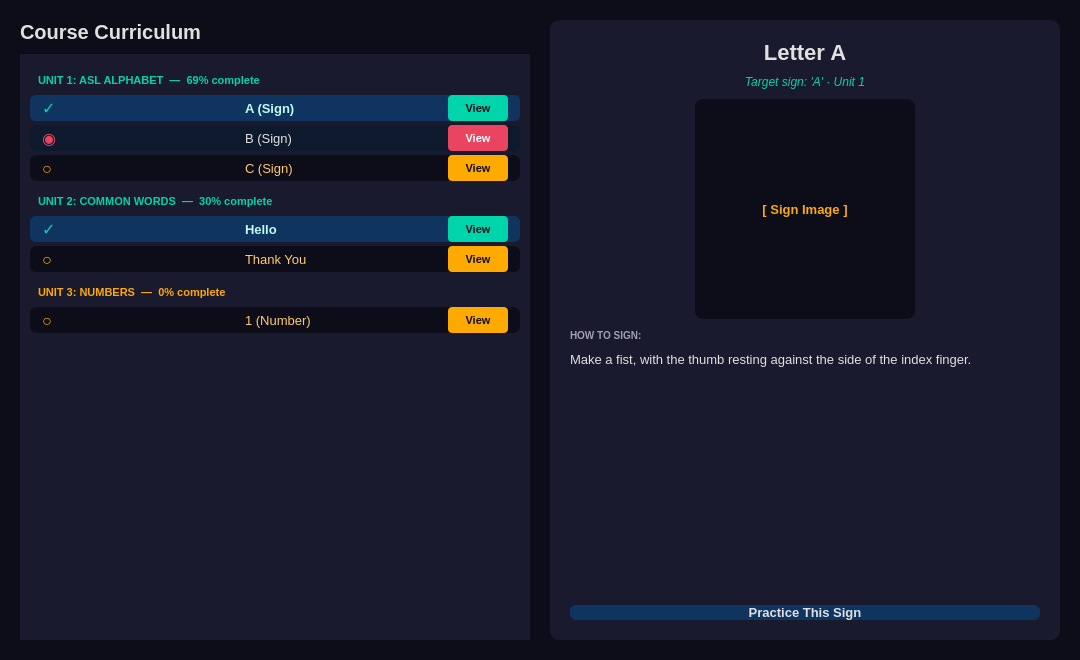
<?xml version='1.0' encoding='utf-8'?>
<ui version="4.0">
 <class>LearnScreen</class>
 <widget class="QWidget" name="pageLearn">
  <property name="geometry">
   <rect>
    <x>0</x>
    <y>0</y>
    <width>1080</width>
    <height>660</height>
   </rect>
  </property>
  <property name="styleSheet">
   <string>QWidget { background-color: #0d0d1a; }</string>
  </property>
  <layout class="QHBoxLayout" name="learnMainLayout">
   <property name="leftMargin">
    <number>20</number>
   </property>
   <property name="topMargin">
    <number>20</number>
   </property>
   <property name="rightMargin">
    <number>20</number>
   </property>
   <property name="bottomMargin">
    <number>20</number>
   </property>
   <property name="spacing">
    <number>20</number>
   </property>
   <item>
    <layout class="QVBoxLayout" name="learnLeftLayout">
     <property name="spacing">
      <number>10</number>
     </property>
     <item>
      <widget class="QLabel" name="learnTitleLabel">
       <property name="text">
        <string>Course Curriculum</string>
       </property>
       <property name="styleSheet">
        <string>QLabel { color: #e0e0e0; font-size: 20px; font-weight: bold; }</string>
       </property>
      </widget>
     </item>
     <item>
      <widget class="QScrollArea" name="learnScrollArea">
       <property name="widgetResizable">
        <bool>true</bool>
       </property>
       <property name="styleSheet">
        <string>QScrollArea { background-color: #1a1a2e; border-radius: 10px; border: none; } QScrollBar:vertical { background: #0d0d1a; width: 8px; border-radius: 4px; } QScrollBar::handle:vertical { background: #0f3460; border-radius: 4px; }</string>
       </property>
       <widget class="QWidget" name="learnScrollContents">
        <property name="styleSheet">
         <string>QWidget { background-color: #1a1a2e; }</string>
        </property>
        <layout class="QVBoxLayout" name="learnScrollLayout">
         <property name="leftMargin">
          <number>10</number>
         </property>
         <property name="topMargin">
          <number>10</number>
         </property>
         <property name="rightMargin">
          <number>10</number>
         </property>
         <property name="bottomMargin">
          <number>10</number>
         </property>
         <property name="spacing">
          <number>4</number>
         </property>
         <item>
          <widget class="QLabel" name="learnUnit1Header">
           <property name="text">
            <string>UNIT 1: ASL ALPHABET  —  69% complete</string>
           </property>
           <property name="styleSheet">
            <string>QLabel { color: #00d4aa; font-size: 11px; font-weight: bold; background: transparent; padding: 10px 5px 4px 5px; }</string>
           </property>
          </widget>
         </item>
         <item>
          <widget class="QFrame" name="learnLessonRowDone">
           <property name="minimumHeight">
            <number>45</number>
           </property>
           <property name="maximumHeight">
            <number>45</number>
           </property>
           <property name="styleSheet">
            <string>QFrame { background-color: #0f3460; border-radius: 6px; }</string>
           </property>
           <layout class="QHBoxLayout">
            <property name="leftMargin">
             <number>12</number>
            </property>
            <property name="topMargin">
             <number>0</number>
            </property>
            <property name="rightMargin">
             <number>12</number>
            </property>
            <property name="bottomMargin">
             <number>0</number>
            </property>
            <property name="spacing">
             <number>10</number>
            </property>
            <item>
             <widget class="QLabel" name="learnDoneStatusLabel">
              <property name="text">
               <string>✓</string>
              </property>
              <property name="styleSheet">
               <string>QLabel { color: #00d4aa; font-size: 16px; font-weight: bold; background: transparent; }</string>
              </property>
              <property name="maximumWidth">
               <number>24</number>
              </property>
             </widget>
            </item>
            <item>
             <widget class="QLabel" name="learnDoneNameLabel">
              <property name="text">
               <string>A (Sign)</string>
              </property>
              <property name="styleSheet">
               <string>QLabel { color: #c0faf0; font-size: 13px; font-weight: bold; background: transparent; }</string>
              </property>
             </widget>
            </item>
            <item>
             <widget class="QPushButton" name="learnDoneViewBtn">
              <property name="text">
               <string>View</string>
              </property>
              <property name="minimumSize">
               <size>
                <width>60</width>
                <height>26</height>
               </size>
              </property>
              <property name="maximumSize">
               <size>
                <width>60</width>
                <height>26</height>
               </size>
              </property>
              <property name="styleSheet">
               <string>QPushButton { background-color: #00d4aa; color: #0d0d1a; border: none; border-radius: 4px; font-size: 11px; font-weight: bold; } QPushButton:hover { background-color: #e94560; color: white; }</string>
              </property>
             </widget>
            </item>
           </layout>
          </widget>
         </item>
         <item>
          <widget class="QFrame" name="learnLessonRowInProgress">
           <property name="minimumHeight">
            <number>45</number>
           </property>
           <property name="maximumHeight">
            <number>45</number>
           </property>
           <property name="styleSheet">
            <string>QFrame { background-color: #0d1a2e; border-radius: 6px; }</string>
           </property>
           <layout class="QHBoxLayout">
            <property name="leftMargin">
             <number>12</number>
            </property>
            <property name="topMargin">
             <number>0</number>
            </property>
            <property name="rightMargin">
             <number>12</number>
            </property>
            <property name="bottomMargin">
             <number>0</number>
            </property>
            <property name="spacing">
             <number>10</number>
            </property>
            <item>
             <widget class="QLabel" name="learnProgressStatusLabel">
              <property name="text">
               <string>◉</string>
              </property>
              <property name="styleSheet">
               <string>QLabel { color: #e94560; font-size: 16px; font-weight: bold; background: transparent; }</string>
              </property>
              <property name="maximumWidth">
               <number>24</number>
              </property>
             </widget>
            </item>
            <item>
             <widget class="QLabel" name="learnProgressNameLabel">
              <property name="text">
               <string>B (Sign)</string>
              </property>
              <property name="styleSheet">
               <string>QLabel { color: #e0e0e0; font-size: 13px; background: transparent; }</string>
              </property>
             </widget>
            </item>
            <item>
             <widget class="QPushButton" name="learnProgressViewBtn">
              <property name="text">
               <string>View</string>
              </property>
              <property name="minimumSize">
               <size>
                <width>60</width>
                <height>26</height>
               </size>
              </property>
              <property name="maximumSize">
               <size>
                <width>60</width>
                <height>26</height>
               </size>
              </property>
              <property name="styleSheet">
               <string>QPushButton { background-color: #e94560; color: white; border: none; border-radius: 4px; font-size: 11px; font-weight: bold; } QPushButton:hover { background-color: #e94560; color: white; }</string>
              </property>
             </widget>
            </item>
           </layout>
          </widget>
         </item>
         <item>
          <widget class="QFrame" name="learnLessonRowNew">
           <property name="minimumHeight">
            <number>45</number>
           </property>
           <property name="maximumHeight">
            <number>45</number>
           </property>
           <property name="styleSheet">
            <string>QFrame { background-color: #0d0d1a; border-radius: 6px; }</string>
           </property>
           <layout class="QHBoxLayout">
            <property name="leftMargin">
             <number>12</number>
            </property>
            <property name="topMargin">
             <number>0</number>
            </property>
            <property name="rightMargin">
             <number>12</number>
            </property>
            <property name="bottomMargin">
             <number>0</number>
            </property>
            <property name="spacing">
             <number>10</number>
            </property>
            <item>
             <widget class="QLabel" name="learnNewStatusLabel">
              <property name="text">
               <string>○</string>
              </property>
              <property name="styleSheet">
               <string>QLabel { color: #ffaa00; font-size: 16px; font-weight: bold; background: transparent; }</string>
              </property>
              <property name="maximumWidth">
               <number>24</number>
              </property>
             </widget>
            </item>
            <item>
             <widget class="QLabel" name="learnNewNameLabel">
              <property name="text">
               <string>C (Sign)</string>
              </property>
              <property name="styleSheet">
               <string>QLabel { color: #ffcc66; font-size: 13px; background: transparent; }</string>
              </property>
             </widget>
            </item>
            <item>
             <widget class="QPushButton" name="learnNewViewBtn">
              <property name="text">
               <string>View</string>
              </property>
              <property name="minimumSize">
               <size>
                <width>60</width>
                <height>26</height>
               </size>
              </property>
              <property name="maximumSize">
               <size>
                <width>60</width>
                <height>26</height>
               </size>
              </property>
              <property name="styleSheet">
               <string>QPushButton { background-color: #ffaa00; color: #0d0d1a; border: none; border-radius: 4px; font-size: 11px; font-weight: bold; } QPushButton:hover { background-color: #e94560; color: white; }</string>
              </property>
             </widget>
            </item>
           </layout>
          </widget>
         </item>
         <item>
          <widget class="QLabel" name="learnUnit2Header">
           <property name="text">
            <string>UNIT 2: COMMON WORDS  —  30% complete</string>
           </property>
           <property name="styleSheet">
            <string>QLabel { color: #00d4aa; font-size: 11px; font-weight: bold; background: transparent; padding: 10px 5px 4px 5px; }</string>
           </property>
          </widget>
         </item>
         <item>
          <widget class="QFrame" name="learnUnit2Row1">
           <property name="minimumHeight">
            <number>45</number>
           </property>
           <property name="maximumHeight">
            <number>45</number>
           </property>
           <property name="styleSheet">
            <string>QFrame { background-color: #0f3460; border-radius: 6px; }</string>
           </property>
           <layout class="QHBoxLayout">
            <property name="leftMargin"><number>12</number></property>
            <property name="topMargin"><number>0</number></property>
            <property name="rightMargin"><number>12</number></property>
            <property name="bottomMargin"><number>0</number></property>
            <property name="spacing"><number>10</number></property>
            <item>
             <widget class="QLabel" name="learnUnit2Row1StatusLabel">
              <property name="text"><string>✓</string></property>
              <property name="styleSheet"><string>QLabel { color: #00d4aa; font-size: 16px; font-weight: bold; background: transparent; }</string></property>
              <property name="maximumWidth"><number>24</number></property>
             </widget>
            </item>
            <item>
             <widget class="QLabel" name="learnUnit2Row1NameLabel">
              <property name="text"><string>Hello</string></property>
              <property name="styleSheet"><string>QLabel { color: #c0faf0; font-size: 13px; font-weight: bold; background: transparent; }</string></property>
             </widget>
            </item>
            <item>
             <widget class="QPushButton" name="learnUnit2Row1ViewBtn">
              <property name="text"><string>View</string></property>
              <property name="minimumSize"><size><width>60</width><height>26</height></size></property>
              <property name="maximumSize"><size><width>60</width><height>26</height></size></property>
              <property name="styleSheet"><string>QPushButton { background-color: #00d4aa; color: #0d0d1a; border: none; border-radius: 4px; font-size: 11px; font-weight: bold; } QPushButton:hover { background-color: #e94560; color: white; }</string></property>
             </widget>
            </item>
           </layout>
          </widget>
         </item>
         <item>
          <widget class="QFrame" name="learnUnit2Row2">
           <property name="minimumHeight">
            <number>45</number>
           </property>
           <property name="maximumHeight">
            <number>45</number>
           </property>
           <property name="styleSheet">
            <string>QFrame { background-color: #0d0d1a; border-radius: 6px; }</string>
           </property>
           <layout class="QHBoxLayout">
            <property name="leftMargin"><number>12</number></property>
            <property name="topMargin"><number>0</number></property>
            <property name="rightMargin"><number>12</number></property>
            <property name="bottomMargin"><number>0</number></property>
            <property name="spacing"><number>10</number></property>
            <item>
             <widget class="QLabel" name="learnUnit2Row2StatusLabel">
              <property name="text"><string>○</string></property>
              <property name="styleSheet"><string>QLabel { color: #ffaa00; font-size: 16px; font-weight: bold; background: transparent; }</string></property>
              <property name="maximumWidth"><number>24</number></property>
             </widget>
            </item>
            <item>
             <widget class="QLabel" name="learnUnit2Row2NameLabel">
              <property name="text"><string>Thank You</string></property>
              <property name="styleSheet"><string>QLabel { color: #ffcc66; font-size: 13px; background: transparent; }</string></property>
             </widget>
            </item>
            <item>
             <widget class="QPushButton" name="learnUnit2Row2ViewBtn">
              <property name="text"><string>View</string></property>
              <property name="minimumSize"><size><width>60</width><height>26</height></size></property>
              <property name="maximumSize"><size><width>60</width><height>26</height></size></property>
              <property name="styleSheet"><string>QPushButton { background-color: #ffaa00; color: #0d0d1a; border: none; border-radius: 4px; font-size: 11px; font-weight: bold; } QPushButton:hover { background-color: #e94560; color: white; }</string></property>
             </widget>
            </item>
           </layout>
          </widget>
         </item>
         <item>
          <widget class="QLabel" name="learnUnit3Header">
           <property name="text">
            <string>UNIT 3: NUMBERS  —  0% complete</string>
           </property>
           <property name="styleSheet">
            <string>QLabel { color: #ffaa00; font-size: 11px; font-weight: bold; background: transparent; padding: 10px 5px 4px 5px; }</string>
           </property>
          </widget>
         </item>
         <item>
          <widget class="QFrame" name="learnUnit3Row1">
           <property name="minimumHeight">
            <number>45</number>
           </property>
           <property name="maximumHeight">
            <number>45</number>
           </property>
           <property name="styleSheet">
            <string>QFrame { background-color: #0d0d1a; border-radius: 6px; }</string>
           </property>
           <layout class="QHBoxLayout">
            <property name="leftMargin"><number>12</number></property>
            <property name="topMargin"><number>0</number></property>
            <property name="rightMargin"><number>12</number></property>
            <property name="bottomMargin"><number>0</number></property>
            <property name="spacing"><number>10</number></property>
            <item>
             <widget class="QLabel" name="learnUnit3Row1StatusLabel">
              <property name="text"><string>○</string></property>
              <property name="styleSheet"><string>QLabel { color: #ffaa00; font-size: 16px; font-weight: bold; background: transparent; }</string></property>
              <property name="maximumWidth"><number>24</number></property>
             </widget>
            </item>
            <item>
             <widget class="QLabel" name="learnUnit3Row1NameLabel">
              <property name="text"><string>1 (Number)</string></property>
              <property name="styleSheet"><string>QLabel { color: #ffcc66; font-size: 13px; background: transparent; }</string></property>
             </widget>
            </item>
            <item>
             <widget class="QPushButton" name="learnUnit3Row1ViewBtn">
              <property name="text"><string>View</string></property>
              <property name="minimumSize"><size><width>60</width><height>26</height></size></property>
              <property name="maximumSize"><size><width>60</width><height>26</height></size></property>
              <property name="styleSheet"><string>QPushButton { background-color: #ffaa00; color: #0d0d1a; border: none; border-radius: 4px; font-size: 11px; font-weight: bold; } QPushButton:hover { background-color: #e94560; color: white; }</string></property>
             </widget>
            </item>
           </layout>
          </widget>
         </item>
         <item>
          <spacer>
           <property name="orientation">
            <enum>Qt::Vertical</enum>
           </property>
           <property name="sizeHint" stdset="0">
            <size>
             <width>20</width>
             <height>20</height>
            </size>
           </property>
          </spacer>
         </item>
        </layout>
       </widget>
      </widget>
     </item>
    </layout>
   </item>
   <item>
    <widget class="QFrame" name="learnDetailPanel">
     <property name="styleSheet">
      <string>QFrame { background-color: #1a1a2e; border-radius: 10px; }</string>
     </property>
     <layout class="QVBoxLayout" name="learnDetailLayout">
      <property name="leftMargin">
       <number>20</number>
      </property>
      <property name="topMargin">
       <number>20</number>
      </property>
      <property name="rightMargin">
       <number>20</number>
      </property>
      <property name="bottomMargin">
       <number>20</number>
      </property>
      <property name="spacing">
       <number>10</number>
      </property>
      <item>
       <widget class="QLabel" name="learnDetailTitleLabel">
        <property name="text">
         <string>Letter A</string>
        </property>
        <property name="alignment">
         <set>Qt::AlignCenter</set>
        </property>
        <property name="styleSheet">
         <string>QLabel { color: #e0e0e0; font-size: 22px; font-weight: bold; background: transparent; }</string>
        </property>
       </widget>
      </item>
      <item>
       <widget class="QLabel" name="learnDetailSubLabel">
        <property name="text">
         <string>Target sign: 'A' · Unit 1</string>
        </property>
        <property name="alignment">
         <set>Qt::AlignCenter</set>
        </property>
        <property name="styleSheet">
         <string>QLabel { color: #00d4aa; font-size: 12px; font-style: italic; background: transparent; }</string>
        </property>
       </widget>
      </item>
      <item>
       <layout class="QHBoxLayout">
        <item>
         <spacer>
          <property name="orientation">
           <enum>Qt::Horizontal</enum>
          </property>
          <property name="sizeHint" stdset="0">
           <size>
            <width>40</width>
            <height>20</height>
           </size>
          </property>
         </spacer>
        </item>
        <item>
         <widget class="QFrame" name="learnImageFrame">
          <property name="minimumSize">
           <size>
            <width>220</width>
            <height>220</height>
           </size>
          </property>
          <property name="maximumSize">
           <size>
            <width>220</width>
            <height>220</height>
           </size>
          </property>
          <property name="styleSheet">
           <string>QFrame { background-color: #0d0d1a; border-radius: 8px; }</string>
          </property>
          <layout class="QVBoxLayout">
           <item>
            <widget class="QLabel" name="learnImageLabel">
             <property name="text">
              <string>[ Sign Image ]</string>
             </property>
             <property name="alignment">
              <set>Qt::AlignCenter</set>
             </property>
             <property name="styleSheet">
              <string>QLabel { color: #ffaa00; font-size: 13px; font-weight: bold; background: transparent; }</string>
             </property>
            </widget>
           </item>
          </layout>
         </widget>
        </item>
        <item>
         <spacer>
          <property name="orientation">
           <enum>Qt::Horizontal</enum>
          </property>
          <property name="sizeHint" stdset="0">
           <size>
            <width>40</width>
            <height>20</height>
           </size>
          </property>
         </spacer>
        </item>
       </layout>
      </item>
      <item>
       <widget class="QLabel" name="learnHowToLabel">
        <property name="text">
         <string>HOW TO SIGN:</string>
        </property>
        <property name="styleSheet">
         <string>QLabel { color: #a0a0b0; font-size: 10px; font-weight: bold; background: transparent; }</string>
        </property>
       </widget>
      </item>
      <item>
       <widget class="QLabel" name="learnDescriptionLabel">
        <property name="text">
         <string>Make a fist, with the thumb resting against the side of the index finger.</string>
        </property>
        <property name="wordWrap">
         <bool>true</bool>
        </property>
        <property name="styleSheet">
         <string>QLabel { color: #e0e0e0; font-size: 13px; background: transparent; }</string>
        </property>
       </widget>
      </item>
      <item>
       <spacer>
        <property name="orientation">
         <enum>Qt::Vertical</enum>
        </property>
        <property name="sizeHint" stdset="0">
         <size>
          <width>20</width>
          <height>20</height>
         </size>
        </property>
       </spacer>
      </item>
      <item>
       <widget class="QPushButton" name="learnPracticeBtn">
        <property name="text">
         <string>Practice This Sign</string>
        </property>
        <property name="minimumHeight">
         <number>40</number>
        </property>
        <property name="styleSheet">
         <string>QPushButton { background-color: #0f3460; color: #e0e0e0; border: none; border-radius: 6px; font-size: 13px; font-weight: bold; } QPushButton:hover { background-color: #e94560; }</string>
        </property>
       </widget>
      </item>
     </layout>
    </widget>
   </item>
  </layout>
 </widget>
 <resources />
 <connections />
</ui>
